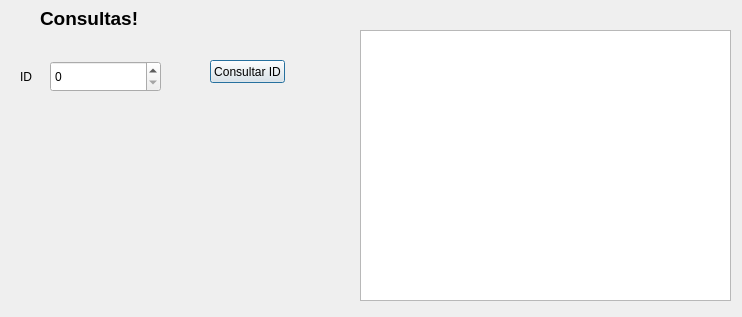
<?xml version="1.0" encoding="UTF-8"?>
<ui version="4.0">
 <class>ventanaConsultas</class>
 <widget class="QDialog" name="ventanaConsultas">
  <property name="geometry">
   <rect>
    <x>0</x>
    <y>0</y>
    <width>742</width>
    <height>317</height>
   </rect>
  </property>
  <property name="windowTitle">
   <string>Dialog</string>
  </property>
  <widget class="QLabel" name="titulo">
   <property name="geometry">
    <rect>
     <x>40</x>
     <y>10</y>
     <width>121</width>
     <height>16</height>
    </rect>
   </property>
   <property name="font">
    <font>
     <pointsize>14</pointsize>
     <weight>75</weight>
     <bold>true</bold>
    </font>
   </property>
   <property name="text">
    <string>Consultas!</string>
   </property>
  </widget>
  <widget class="QSpinBox" name="spin_id">
   <property name="geometry">
    <rect>
     <x>50</x>
     <y>61</y>
     <width>111</width>
     <height>31</height>
    </rect>
   </property>
   <property name="maximum">
    <number>999999999</number>
   </property>
  </widget>
  <widget class="QLabel" name="label">
   <property name="geometry">
    <rect>
     <x>20</x>
     <y>70</y>
     <width>47</width>
     <height>13</height>
    </rect>
   </property>
   <property name="text">
    <string>ID</string>
   </property>
  </widget>
  <widget class="QPushButton" name="btn_consultaID">
   <property name="geometry">
    <rect>
     <x>210</x>
     <y>60</y>
     <width>75</width>
     <height>23</height>
    </rect>
   </property>
   <property name="text">
    <string>Consultar ID</string>
   </property>
  </widget>
  <widget class="QTextBrowser" name="tect_info">
   <property name="geometry">
    <rect>
     <x>360</x>
     <y>30</y>
     <width>371</width>
     <height>271</height>
    </rect>
   </property>
  </widget>
 </widget>
 <resources/>
 <connections/>
</ui>
